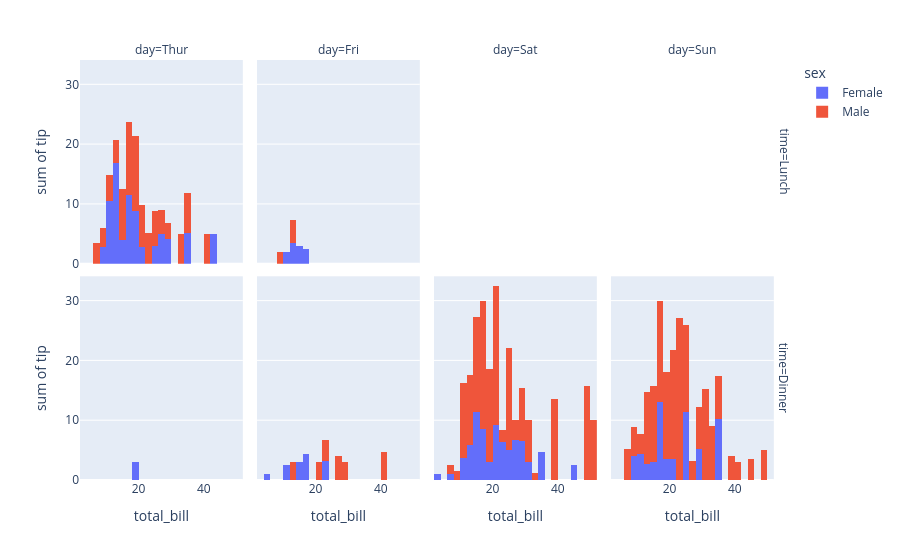

The notebook cell saved with this chart:
### Markdown cell above
## Grupowanie histogramów

Najciekawsze jest jednak kopanie w danych głębiej - tzw. faceting - grupowanie wykresów:

### Code cell
import plotly.express as px
df = px.data.tips()
fig = px.histogram(df, x="total_bill", y="tip", color="sex", facet_row="time", facet_col="day",
       category_orders={"day": ["Thur", "Fri", "Sat", "Sun"], "time": ["Lunch", "Dinner"]})
fig.show()

### Figure 1 — Plotly figure (JSON) as saved in the notebook; plotly's stock layout.template omitted (floating-point values rounded to 4 significant figures)
{"data": [{"alignmentgroup": "True", "bingroup": "x", "histfunc": "sum", "hovertemplate": "sex=Female<br>time=Lunch<br>day=Thur<br>total_bill=%{x}<br>sum of tip=%{y}<extra></extra>", "legendgroup": "Female", "marker": {"color": "#636efa", "pattern": {"shape": ""}}, "name": "Female", "offsetgroup": "Female", "orientation": "v", "showlegend": true, "type": "histogram", "x": [10.07, 34.83, 10.65, 12.43, 24.08, 13.42, 12.48, 29.8, 14.52, 11.38, 20.27, 11.17, 12.26, 18.26, 8.51, 10.33, 14.15, 13.16, 17.47, 27.05, 16.43, 8.35, 18.64, 11.87, 19.81, 43.11, 13, 12.74, 13, 16.4, 16.47], "xaxis": "x5", "y": [1.83, 5.17, 1.5, 1.8, 2.92, 1.68, 2.52, 4.2, 2, 2, 2.83, 1.5, 2, 3.25, 1.25, 2, 2, 2.75, 3.5, 5, 2.3, 1.5, 1.36, 1.63, 4.19, 5, 2, 2.01, 2, 2.5, 3.23], "yaxis": "y5"}, {"alignmentgroup": "True", "bingroup": "x", "histfunc": "sum", "hovertemplate": "sex=Female<br>time=Lunch<br>day=Fri<br>total_bill=%{x}<br>sum of tip=%{y}<extra></extra>", "legendgroup": "Female", "marker": {"color": "#636efa", "pattern": {"shape": ""}}, "name": "Female", "offsetgroup": "Female", "orientation": "v", "showlegend": false, "type": "histogram", "x": [13.42, 15.98, 16.27, 10.09], "xaxis": "x6", "y": [3.48, 3, 2.5, 2], "yaxis": "y6"}, {"alignmentgroup": "True", "bingroup": "x", "histfunc": "sum", "hovertemplate": "sex=Female<br>time=Dinner<br>day=Thur<br>total_bill=%{x}<br>sum of tip=%{y}<extra></extra>", "legendgroup": "Female", "marker": {"color": "#636efa", "pattern": {"shape": ""}}, "name": "Female", "offsetgroup": "Female", "orientation": "v", "showlegend": false, "type": "histogram", "x": [18.78], "xaxis": "x", "y": [3], "yaxis": "y"}, {"alignmentgroup": "True", "bingroup": "x", "histfunc": "sum", "hovertemplate": "sex=Female<br>time=Dinner<br>day=Fri<br>total_bill=%{x}<br>sum of tip=%{y}<extra></extra>", "legendgroup": "Female", "marker": {"color": "#636efa", "pattern": {"shape": ""}}, "name": "Female", "offsetgroup": "Female", "orientation": "v", "showlegend": false, "type": "histogram", "x": [5.75, 16.32, 22.75, 11.35, 15.38], "xaxis": "x2", "y": [1, 4.3, 3.25, 2.5, 3], "yaxis": "y2"}, {"alignmentgroup": "True", "bingroup": "x", "histfunc": "sum", "hovertemplate": "sex=Female<br>time=Dinner<br>day=Sat<br>total_bill=%{x}<br>sum of tip=%{y}<extra></extra>", "legendgroup": "Female", "marker": {"color": "#636efa", "pattern": {"shape": ""}}, "name": "Female", "offsetgroup": "Female", "orientation": "v", "showlegend": false, "type": "histogram", "x": [20.29, 15.77, 19.65, 15.06, 20.69, 16.93, 26.41, 16.45, 3.07, 17.07, 26.86, 25.28, 14.73, 44.3, 22.42, 20.92, 14.31, 7.25, 10.59, 10.63, 12.76, 13.27, 28.17, 12.9, 30.14, 22.12, 35.83, 27.18], "xaxis": "x3", "y": [2.75, 2.23, 3, 3, 2.45, 3.07, 1.5, 2.47, 1, 3, 3.14, 5, 2.2, 2.5, 3.48, 4.08, 4, 1, 1.61, 2, 2.23, 2.5, 6.5, 1.1, 3.09, 2.88, 4.67, 2], "yaxis": "y3"}, {"alignmentgroup": "True", "bingroup": "x", "histfunc": "sum", "hovertemplate": "sex=Female<br>time=Dinner<br>day=Sun<br>total_bill=%{x}<br>sum of tip=%{y}<extra></extra>", "legendgroup": "Female", "marker": {"color": "#636efa", "pattern": {"shape": ""}}, "name": "Female", "offsetgroup": "Female", "orientation": "v", "showlegend": false, "type": "histogram", "x": [16.99, 24.59, 35.26, 14.83, 10.33, 16.97, 10.29, 34.81, 25.71, 17.31, 29.85, 25, 13.39, 16.21, 17.51, 9.6, 20.9, 18.15], "xaxis": "x4", "y": [1.01, 3.61, 5, 3.02, 1.67, 3.5, 2.6, 5.2, 4, 3.5, 5.14, 3.75, 2.61, 2, 3, 4, 3.5, 3.5], "yaxis": "y4"}, {"alignmentgroup": "True", "bingroup": "x", "histfunc": "sum", "hovertemplate": "sex=Male<br>time=Lunch<br>day=Thur<br>total_bill=%{x}<br>sum of tip=%{y}<extra></extra>", "legendgroup": "Male", "marker": {"color": "#EF553B", "pattern": {"shape": ""}}, "name": "Male", "offsetgroup": "Male", "orientation": "v", "showlegend": true, "type": "histogram", "x": [27.2, 22.76, 17.29, 19.44, 16.66, 32.68, 15.98, 13.03, 18.28, 24.71, 21.16, 11.69, 14.26, 15.95, 8.52, 22.82, 19.08, 16, 34.3, 41.19, 9.78, 7.51, 28.44, 15.48, 16.58, 7.56, 10.34, 13.51, 18.71, 20.53], "xaxis": "x5", "y": [4, 3, 2.71, 3, 3.4, 5, 2.03, 2, 4, 5.85, 3, 2.31, 2.5, 2, 1.48, 2.18, 1.5, 2, 6.7, 5, 1.73, 2, 2.56, 2.02, 4, 1.44, 2, 2, 4, 4], "yaxis": "y5"}, {"alignmentgroup": "True", "bingroup": "x", "histfunc": "sum", "hovertemplate": "sex=Male<br>time=Lunch<br>day=Fri<br>total_bill=%{x}<br>sum of tip=%{y}<extra></extra>", "legendgroup": "Male", "marker": {"color": "#EF553B", "pattern": {"shape": ""}}, "name": "Male", "offsetgroup": "Male", "orientation": "v", "showlegend": false, "type": "histogram", "x": [12.16, 8.58, 13.42], "xaxis": "x6", "y": [2.2, 1.92, 1.58], "yaxis": "y6"}, {"alignmentgroup": "True", "bingroup": "x", "histfunc": "sum", "hovertemplate": "sex=Male<br>time=Dinner<br>day=Fri<br>total_bill=%{x}<br>sum of tip=%{y}<extra></extra>", "legendgroup": "Male", "marker": {"color": "#EF553B", "pattern": {"shape": ""}}, "name": "Male", "offsetgroup": "Male", "orientation": "v", "showlegend": false, "type": "histogram", "x": [28.97, 22.49, 40.17, 27.28, 12.03, 21.01, 12.46], "xaxis": "x2", "y": [3, 3.5, 4.73, 4, 1.5, 3, 1.5], "yaxis": "y2"}, {"alignmentgroup": "True", "bingroup": "x", "histfunc": "sum", "hovertemplate": "sex=Male<br>time=Dinner<br>day=Sat<br>total_bill=%{x}<br>sum of tip=%{y}<extra></extra>", "legendgroup": "Male", "marker": {"color": "#EF553B", "pattern": {"shape": ""}}, "name": "Male", "offsetgroup": "Male", "orientation": "v", "showlegend": false, "type": "histogram", "x": [20.65, 17.92, 39.42, 19.82, 17.81, 13.37, 12.69, 21.7, 9.55, 18.35, 17.78, 24.06, 16.31, 18.69, 31.27, 16.04, 38.01, 11.24, 48.27, 20.29, 13.81, 11.02, 18.29, 17.59, 20.08, 20.23, 15.01, 12.02, 10.51, 17.92, 15.36, 20.49, 25.21, 18.24, 14, 50.81, 15.81, 26.59, 38.73, 24.27, 30.06, 25.89, 48.33, 28.15, 11.59, 7.74, 20.45, 13.28, 24.01, 15.69, 11.61, 10.77, 15.53, 10.07, 12.6, 32.83, 29.03, 22.67, 17.82], "xaxis": "x3", "y": [3.35, 4.08, 7.58, 3.18, 2.34, 2, 2, 4.3, 1.45, 2.5, 3.27, 3.6, 2, 2.31, 5, 2.24, 3, 1.76, 6.73, 3.21, 2, 1.98, 3.76, 2.64, 3.15, 2.01, 2.09, 1.97, 1.25, 3.08, 1.64, 4.06, 4.29, 3.76, 3, 10, 3.16, 3.41, 3, 2.03, 2, 5.16, 9, 3, 1.5, 1.44, 3, 2.72, 2, 3, 3.39, 1.47, 3, 1.25, 1, 1.17, 5.92, 2, 1.75], "yaxis": "y3"}, {"alignmentgroup": "True", "bingroup": "x", "histfunc": "sum", "hovertemplate": "sex=Male<br>time=Dinner<br>day=Sun<br>total_bill=%{x}<br>sum of tip=%{y}<extra></extra>", "legendgroup": "Male", "marker": {"color": "#EF553B", "pattern": {"shape": ""}}, "name": "Male", "offsetgroup": "Male", "orientation": "v", "showlegend": false, "type": "histogram", "x": [10.34, 21.01, 23.68, 25.29, 8.77, 26.88, 15.04, 14.78, 10.27, 15.42, 18.43, 21.58, 16.29, 17.46, 13.94, 9.68, 30.4, 18.29, 22.23, 32.4, 28.55, 18.04, 12.54, 9.94, 25.56, 19.49, 38.07, 23.95, 29.93, 14.07, 13.13, 17.26, 24.55, 19.77, 48.17, 16.49, 21.5, 12.66, 13.81, 24.52, 20.76, 31.71, 7.25, 31.85, 16.82, 32.9, 17.89, 14.48, 34.63, 34.65, 23.33, 45.35, 23.17, 40.55, 20.69, 30.46, 23.1, 15.69], "xaxis": "x4", "y": [1.66, 3.5, 3.31, 4.71, 2, 3.12, 1.96, 3.23, 1.71, 1.57, 3, 3.92, 3.71, 2.54, 3.06, 1.32, 5.6, 3, 5, 6, 2.05, 3, 2.5, 1.56, 4.34, 3.51, 4, 2.55, 5.07, 2.5, 2, 2.74, 2, 2, 5, 2, 3.5, 2.5, 2, 3.48, 2.24, 4.5, 5.15, 3.18, 4, 3.11, 2, 2, 3.55, 3.68, 5.65, 3.5, 6.5, 3, 5, 2, 4, 1.5], "yaxis": "y4"}], "layout": {"annotations": [{"font": {}, "showarrow": false, "text": "day=Thur", "x": 0.115, "xanchor": "center", "xref": "paper", "y": 1, "yanchor": "bottom", "yref": "paper"}, {"font": {}, "showarrow": false, "text": "day=Fri", "x": 0.365, "xanchor": "center", "xref": "paper", "y": 1, "yanchor": "bottom", "yref": "paper"}, {"font": {}, "showarrow": false, "text": "day=Sat", "x": 0.615, "xanchor": "center", "xref": "paper", "y": 1, "yanchor": "bottom", "yref": "paper"}, {"font": {}, "showarrow": false, "text": "day=Sun", "x": 0.865, "xanchor": "center", "xref": "paper", "y": 1, "yanchor": "bottom", "yref": "paper"}, {"font": {}, "showarrow": false, "text": "time=Dinner", "textangle": 90, "x": 0.98, "xanchor": "left", "xref": "paper", "y": 0.2425, "yanchor": "middle", "yref": "paper"}, {"font": {}, "showarrow": false, "text": "time=Lunch", "textangle": 90, "x": 0.98, "xanchor": "left", "xref": "paper", "y": 0.7575, "yanchor": "middle", "yref": "paper"}], "barmode": "relative", "legend": {"title": {"text": "sex"}, "tracegroupgap": 0}, "margin": {"t": 60}, "xaxis": {"anchor": "y", "domain": [0, 0.23], "title": {"text": "total_bill"}}, "xaxis2": {"anchor": "y2", "domain": [0.25, 0.48], "matches": "x", "title": {"text": "total_bill"}}, "xaxis3": {"anchor": "y3", "domain": [0.5, 0.73], "matches": "x", "title": {"text": "total_bill"}}, "xaxis4": {"anchor": "y4", "domain": [0.75, 0.98], "matches": "x", "title": {"text": "total_bill"}}, "xaxis5": {"anchor": "y5", "domain": [0, 0.23], "matches": "x", "showticklabels": false}, "xaxis6": {"anchor": "y6", "domain": [0.25, 0.48], "matches": "x", "showticklabels": false}, "xaxis7": {"anchor": "y7", "domain": [0.5, 0.73], "matches": "x", "showticklabels": false}, "xaxis8": {"anchor": "y8", "domain": [0.75, 0.98], "matches": "x", "showticklabels": false}, "yaxis": {"anchor": "x", "domain": [0, 0.485], "title": {"text": "sum of tip"}}, "yaxis2": {"anchor": "x2", "domain": [0, 0.485], "matches": "y", "showticklabels": false}, "yaxis3": {"anchor": "x3", "domain": [0, 0.485], "matches": "y", "showticklabels": false}, "yaxis4": {"anchor": "x4", "domain": [0, 0.485], "matches": "y", "showticklabels": false}, "yaxis5": {"anchor": "x5", "domain": [0.515, 1], "matches": "y", "title": {"text": "sum of tip"}}, "yaxis6": {"anchor": "x6", "domain": [0.515, 1], "matches": "y", "showticklabels": false}, "yaxis7": {"anchor": "x7", "domain": [0.515, 1], "matches": "y", "showticklabels": false}, "yaxis8": {"anchor": "x8", "domain": [0.515, 1], "matches": "y", "showticklabels": false}}}
